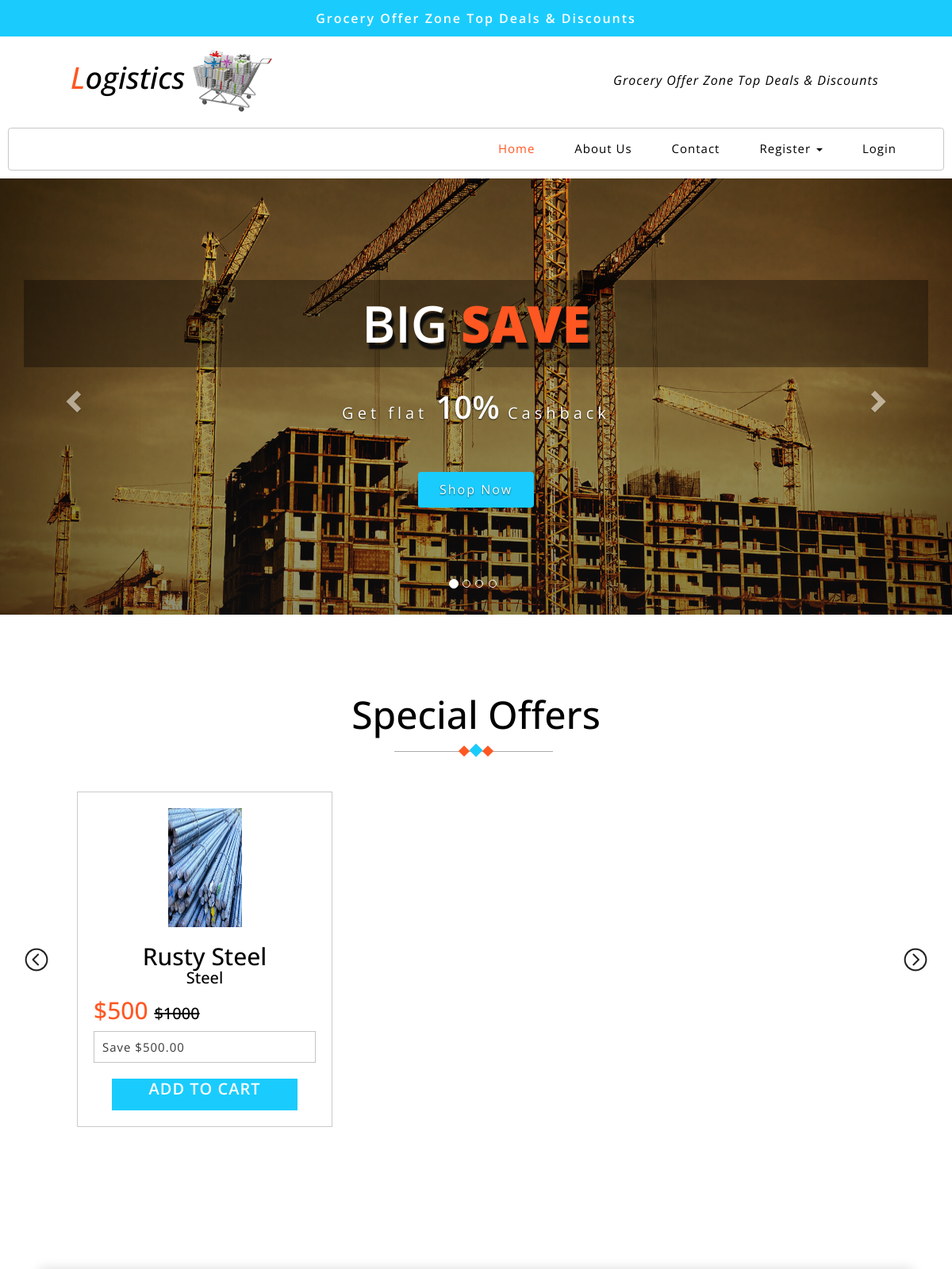
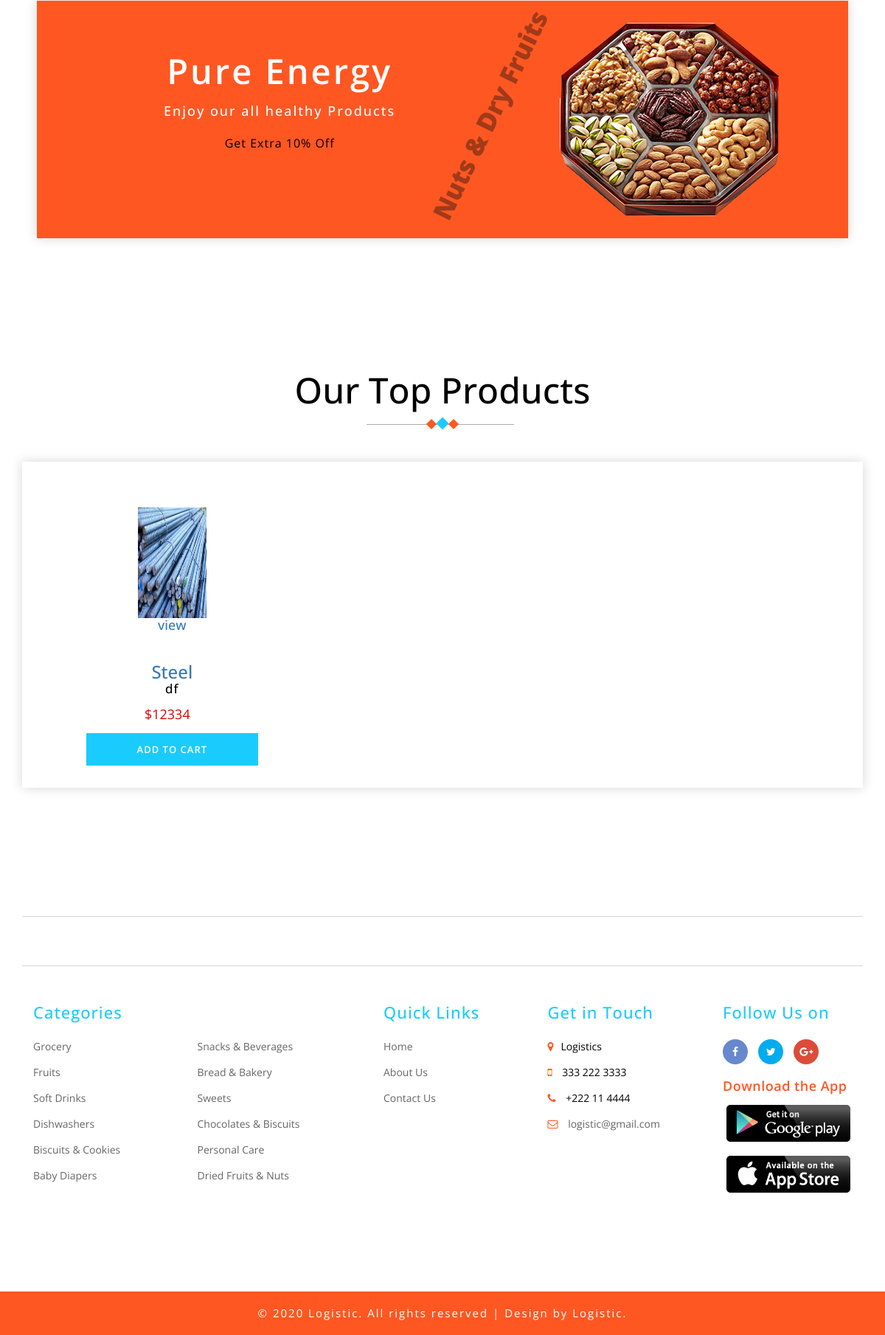
The page / on the database its author committed (2 pictures, top to bottom).
### logistic/models.py (models this page shows, shortened)
class Materials(db.Model):
    id = db.Column(db.Integer,primary_key=True)
    sowner = db.Column(db.String)
    uowner = db.Column(db.String)
    name = db.Column(db.String(200))
    brand = db.Column(db.String(200))
    avail = db.Column(db.String(200))
    price = db.Column(db.String(200))
    offerprice = db.Column(db.String(200))
    discount = db.Column(db.String(200))
    place = db.Column(db.String(200))
    image = db.Column(db.String(20), nullable=False, default='default.jpg')
    status = db.Column(db.String(200))
    reason = db.Column(db.String(200))
    cart = db.Column(db.String(200))
    desc = db.Column(db.String(200))
    uquantity = db.Column(db.String(200))
    upayment = db.Column(db.String(200))
    utotalprice = db.Column(db.String(200))
    uname = db.Column(db.String((200)))
    uaddress = db.Column(db.String((200)))
    uphone = db.Column(db.String((200)))
    deliverystatus = db.Column(db.String(220))
    offer = db.Column(db.String(220),default='no')
    purchase = db.Column(db.String(220))

### logistic/routes.py (the view)
@app.route('/')
def index():
    material = Materials.query.filter_by(status='approved',offer='no').all()
    material2 = Materials.query.filter_by(status='approved',offer='added').all()
    return render_template("index.html",material=material,material2 = material2)

### logistic/templates/index.html (shortened to what this page needs)
<!DOCTYPE html>
<html lang="zxx">
<head>
	<link href="../static/css/bootstrap.css" rel="stylesheet" type="text/css" media="all" />
	<link href="../static/css/style.css" rel="stylesheet" type="text/css" media="all" />
	<link href="../static/css/font-awesome.css" rel="stylesheet">
	<link href="../static/css/popuo-box.css" rel="stylesheet" type="text/css" media="all" />
	<link rel="stylesheet" type="text/css" href="../static/css/jquery-ui1.css">
</head>
<body>
	<div class="header-most-top">
		<p>Grocery Offer Zone Top Deals & Discounts</p>
	</div>
	<div class="header-bot">
		<div class="header-bot_inner_wthreeinfo_header_mid">
			<div class="col-md-4 logo_agile">
				<h1>
					<a href="/">
						<span>L</span>ogistics
						<img src="../static/images/logo2.png" alt=" ">
					</a>
				</h1>
			</div>
			<div class="col-md-8 header">
				<p style="
				width: 370px;
				margin-left: 350px;
				margin-top: 25px; color: black;font-style: italic;
			">Grocery Offer Zone Top Deals & Discounts</p>
			</div>
			<div class="clearfix"></div>
		</div>
	</div>
	<div class="ban-top">
		<div class="container">
			<div class="top_nav_left">
				<nav class="navbar navbar-default">
					<div class="container-fluid">
						<div class="collapse navbar-collapse menu--shylock" id="bs-example-navbar-collapse-1">
							<ul class="nav navbar-nav menu__list">
								<li class="active">
									<a class="nav-stylehead" href="/">Home
									</a>
								</li>
								<li class="">
									<a class="nav-stylehead" href="/about">About Us</a>
								</li>
								<li class="">
									<a class="nav-stylehead" href="/contact">Contact</a>
								</li>
								<li class="dropdown">
									<a class="nav-stylehead dropdown-toggle" href="#" data-toggle="dropdown">Register
										<b class="caret"></b>
									</a>
								</li>
								<li class="">
									<a class="nav-stylehead" href="/login">Login</a>
								</li>
							</ul>
						</div>
					</div>
				</nav>
			</div>
		</div>
	</div>
	<div id="myCarousel" class="carousel slide" data-ride="carousel">
		<ol class="carousel-indicators">
			<li data-target="#myCarousel" data-slide-to="0" class="active"></li>
			<li data-target="#myCarousel" data-slide-to="1" class=""></li>
			<li data-target="#myCarousel" data-slide-to="2" class=""></li>
			<li data-target="#myCarousel" data-slide-to="3" class=""></li>
		</ol>
		<div class="carousel-inner" role="listbox">
			<div class="item active">
				<div class="container">
					<div class="carousel-caption">
						<h3>Big
							<span>Save</span>
						</h3>
						<p>Get flat
							<span>10%</span> Cashback</p>
						<a class="button2" href="/login">Shop Now </a>
					</div>
				</div>
			</div>
		</div>
		<a class="left carousel-control" href="#myCarousel" role="button" data-slide="prev">
			<span class="glyphicon glyphicon-chevron-left" aria-hidden="true"></span>
		</a>
		<a class="right carousel-control" href="#myCarousel" role="button" data-slide="next">
			<span class="glyphicon glyphicon-chevron-right" aria-hidden="true"></span>
		</a>
	</div>
    <div class="featured-section" id="projects" >
		<div class="container" >
			<h3 class="tittle-w3l" style="margin-top: 100px;">Special Offers
				<span class="heading-style">
					<i></i>
					<i></i>
					<i></i>
				</span>
			</h3>
			<div class="content-bottom-in">
				<ul id="flexiselDemo1">
					{% for mat2 in material2 %}
					<li>
						<div class="w3l-specilamk">
							<div class="speioffer-agile">
								<a href="">
									<img src="../static/pics/{{mat2.image}}" alt="" style="width: 93px;height: 150px;">
								</a>
							</div>
							<div class="product-name-w3l">
								<center><h4>
									<a href="" style="font-size: 30px;">{{mat2.name}}</a>
								</h4>
							</center>
							<center><h4>
								<a href="">{{mat2.brand}}</a>
							</h4>
						</center>
								<div class="w3l-pricehkj">
									<h6 style="font-size: 30px;">${{mat2.offerprice}}    <del style="font-size: 20px;color: black;">${{mat2.price}}</del></h6>
									<p>Save ${{mat2.discount}}.00</p>
								</div>
								<center>
									<a href="/login" >
									<div class="newbutton" style="width: 233.219px; height: 40px; font-size: 20px;">
									ADD TO CART
									</div>
								</a>
								</center>
							</div>
						</div>
					</li>
					{% endfor %}
                </ul>
			</div>
		</div>
	</div>
<center>
    <div class="product-sec1 product-sec2" style="width: 1100px; margin-top: 100px;margin-bottom: 100px;">
        <div class="col-xs-7 effect-bg">
            <h3 class="">Pure Energy</h3>
            <h6>Enjoy our all healthy Products</h6>
            <p>Get Extra 10% Off</p>
        </div>
        <h3 class="w3l-nut-middle">Nuts & Dry Fruits</h3>
        <div class="col-xs-5 bg-right-nut">
            <img src="../static/images/nut1.png" alt="">
        </div>
        <div class="clearfix"></div>
    </div>
</center>
	<div class="ads-grid" id="materials">
		<div class="container">
			<h3 class="tittle-w3l">Our Top Products
				<span class="heading-style">
					<i></i>
					<i></i>
					<i></i>
				</span>
			</h3>
			<div class="agileinfo-ads-display col-md-0">
				<div class="wrapper">
					<div class="product-sec1">
						{% for mat in material%}
						<div class="col-md-4 product-men">
							<div class="men-pro-item simpleCart_shelfItem">
								<div class="men-thumb-item">
									<img src="../static/pics/{{mat.image}}" style="width: 93px;height: 150px;"   alt="">
								</div>
								<center><a href="/umaterialprofile/{{mat.id}}"><h4>view</h4></a></center>
								<div class="item-info-product ">
									<h3>
										<a href="">{{mat.name}}</a>
									</h3>
									<h4>
										<a href="">{{mat.brand}}</a>
									</h4>
									<div class="info-product-price">
										<span class="item_price">${{mat.price}}</span>
									</div>
									<center>
									<div class="newbutton" style="width: 233.219px;">
									<a href="/login" style="color: white;">ADD TO CART</a>
									</div>
								</center>
								</div>
							</div>
						</div>
						{% endfor %}
						<div class="clearfix"></div>
					</div>
				</div>
			</div>
		</div>
	</div>
	<footer>
		<div class="container">
			<div class="w3l-grids-footer">
			</div>
			<div class="footer-info w3-agileits-info">
				<div class="col-sm-5 address-right">
					<div class="col-xs-6 footer-grids">
						<h3>Categories</h3>
						<ul>
							<li>
								<a href="">Grocery</a>
							</li>
							<li>
								<a href="">Fruits</a>
							</li>
							<li>
								<a href="">Soft Drinks</a>
							</li>
							<li>
								<a href="">Dishwashers</a>
							</li>
							<li>
								<a href="">Biscuits & Cookies</a>
							</li>
							<li>
								<a href="">Baby Diapers</a>
							</li>
						</ul>
					</div>
					<div class="col-xs-6 footer-grids agile-secomk">
						<ul>
							<li>
								<a href="">Snacks & Beverages</a>
							</li>
							<li>
								<a href="">Bread & Bakery</a>
							</li>
							<li>
								<a href="">Sweets</a>
							</li>
							<li>
								<a href="">Chocolates & Biscuits</a>
							</li>
							<li>
								<a href="">Personal Care</a>
							</li>
							<li>
								<a href="">Dried Fruits & Nuts</a>
							</li>
						</ul>
					</div>
					<div class="clearfix"></div>
				</div>
				<div class="col-sm-5 address-right">
					<div class="col-xs-6 footer-grids">
						<h3>Quick Links</h3>
						<ul>
							<li>
								<a href="/">Home</a>
							</li>
							<li>
								<a href="/about">About Us</a>
							</li>
							<li>
								<a href="/contact">Contact Us</a>
							</li>
						</ul>
					</div>
					<div class="col-xs-6 footer-grids">
						<h3>Get in Touch</h3>
						<ul>
							<li>
								<i class="fa fa-map-marker"></i>Logistics</li>
							<li>
								<i class="fa fa-mobile"></i> 333 222 3333 </li>
							<li>
								<i class="fa fa-phone"></i> +222 11 4444 </li>
							<li>
								<i class="fa fa-envelope-o"></i>
								<a href=""> logistic@gmail.com</a>
							</li>
						</ul>
					</div>
				</div>
				<div class="col-sm-2 footer-grids  w3l-socialmk">
					<h3>Follow Us on</h3>
					<div class="social">
						<ul>
							<li>
								<a class="icon fb" href="#">
									<i class="fa fa-facebook"></i>
								</a>
							</li>
							<li>
								<a class="icon tw" href="#">
									<i class="fa fa-twitter"></i>
								</a>
							</li>
							<li>
								<a class="icon gp" href="#">
									<i class="fa fa-google-plus"></i>
								</a>
							</li>
						</ul>
					</div>
					<div class="agileits_app-devices">
						<h5>Download the App</h5>
						<a href="#">
							<img src="../static/images/1.png" alt="">
						</a>
						<a href="#">
							<img src="../static/images/2.png" alt="">
						</a>
					</div>
				</div>
				<div class="clearfix"></div>
			</div>
		</div>
	</footer>
	<div class="copy-right">
		<div class="container">
			<p>© 2020 Logistic. All rights reserved | Design by
				<a href=""> Logistic.</a>
			</p>
		</div>
	</div>
</body>
</html>

### logistic/templates/index.html (style rules this page uses)
.newbutton { font-size: 13px; color: #fff; background: #1accfd; text-decoration: none; position: relative; border: none; border-radius: 0; width: 100%; text-transform: uppercase; padding: 13px; outline: none; letter-spacing: 1px; font-weight: 600; }

### rows shown on the page
Materials: image (picture), name "Rusty Steel", brand "Steel", offerprice "500", price "1000", discount "500"
Materials: image (picture), name "Steel", brand "df", price "12334"
